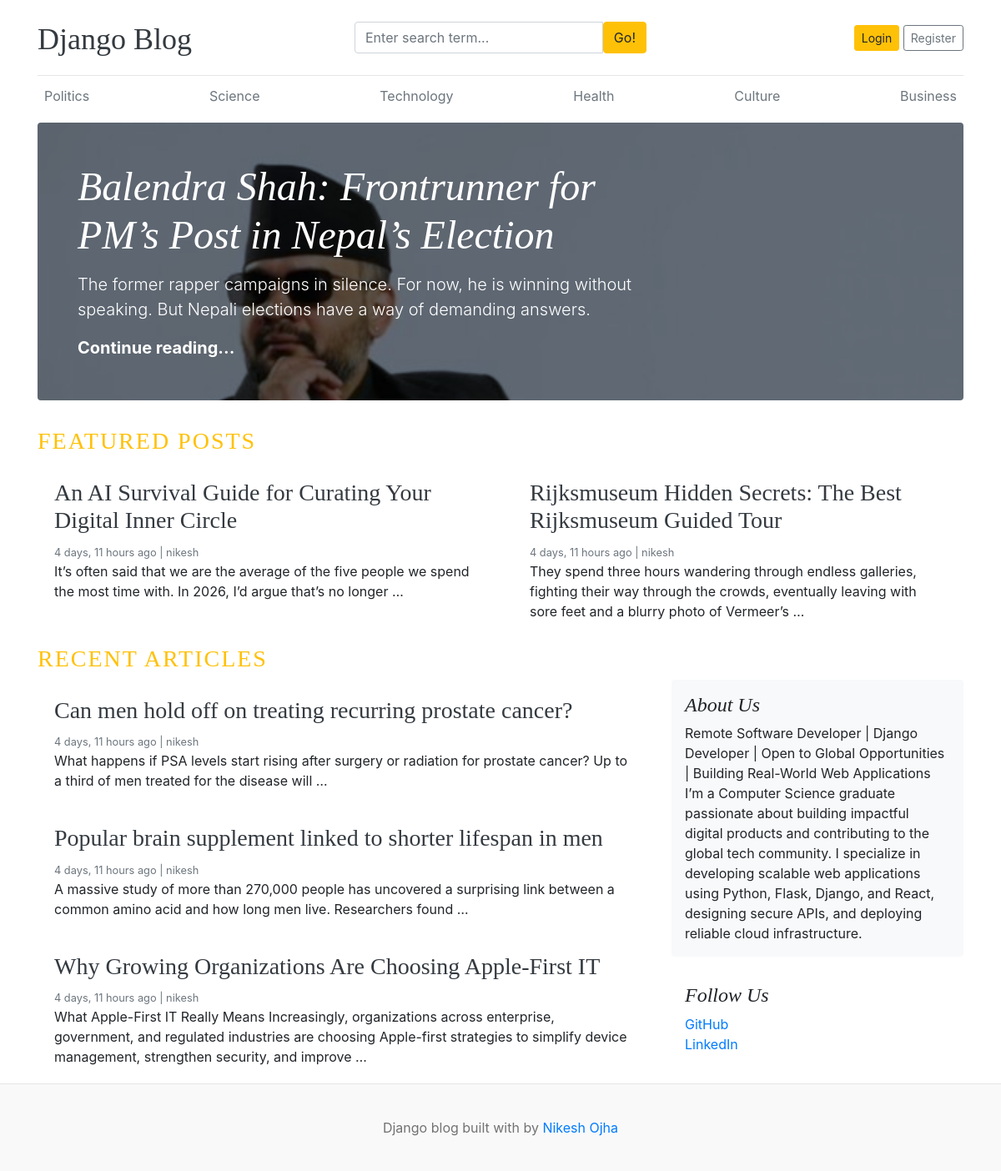
The page / on the database its author committed.
### blogsapp/models.py (models this page shows, shortened)
class Category(models.Model):
    category_name = models.CharField(max_length=100, unique=True)
    created_at = models.DateTimeField(auto_now_add=True)
    updated_at = models.DateTimeField(auto_now=True)
    class Meta:
        verbose_name_plural = "categories"

class Blog(models.Model):
        title = models.CharField(max_length=200)
        slug = models.SlugField(max_length=200, unique=True)
        category = models.ForeignKey(Category, on_delete=models.CASCADE)
        author = models.ForeignKey(User, on_delete=models.CASCADE)
        featured_image = models.ImageField(upload_to='uploads%Y/%m/%d/')
        short_description = models.TextField(max_length=500)
        blog_body = models.TextField(max_length=5000)
        status = models.CharField(max_length=20, choices=STATUS_CHOICES, default="Draft")
        is_featured = models.BooleanField(default=False)
        created_at = models.DateTimeField(auto_now_add=True)
        updated_at = models.DateTimeField(auto_now=True)

### ExtraFeatures/models.py (models this page shows, shortened)
class About(models.Model):
    about_heading = models.CharField(max_length=100)
    about_description = models.TextField(max_length=500)
    created_at = models.DateTimeField(auto_now_add=True)
    updated_at = models.DateTimeField(auto_now=True)
    class Meta:
        verbose_name_plural = 'About'

class SocialLink(models.Model):
    platform = models.CharField(max_length=100)
    url = models.URLField()
    created_at = models.DateTimeField(auto_now_add=True)
    updated_at = models.DateTimeField(auto_now=True)
    class Meta:
        verbose_name_plural = 'Social Links'

### blogproject/views.py (the view)
# urls.py: 2. Add a URL to urlpatterns:  path('', views.home, name='home')
def home(request):
    featured_posts = Blog.objects.filter(is_featured=True, status='Published').order_by('updated_at')
    posts = Blog.objects.filter(is_featured=False, status='Published')
    try:
       about = About.objects.get()
    except:
        about = None
    context = {
       'featured_posts': featured_posts,
        'posts': posts,
        'about': about,
    }
    return render(request, 'home.html', context)

### blogsapp/context_processor.py (called while the page is built)
def get_categories(request):
    categories = Category.objects.all()
    return dict(categories=categories)

def get_social_links(request):
    social_links = SocialLink.objects.all()
    return dict(social_links=social_links)

### templates/home.html
{% extends 'base.html' %}
  {% block content %}
  {% for post in featured_posts %}
    {% if forloop.first %}
    <div class="jumbotron p-3 p-md-5 text-white rounded bg-dark" style="background-image: url({{ post.featured_image.url }});background-blend-mode: overlay;background-size:cover;">
      <div class="col-md-8 px-0">
        <h1 class="display-4 font-italic">{{ post.title }}</h1>
        <p class="lead my-3">{{ post.short_description | truncatewords:25 }}</p>
        <p class="lead mb-0"><a href="{% url 'blogs' post.slug  %}" class="text-white font-weight-bold">Continue reading...</a></p>
      </div>
    </div>
    {% endif %}
  {% endfor %}
  <h3 class="text-uppercase text-warning" style="letter-spacing: 2px;">Featured Posts</h3>
  <div class="row mb-2">
    {% for post in featured_posts %}
      {% if not forloop.first %}
    <div class="col-md-6">
      <div class="card border-0" >
        <div class="card-body">
          <h3><a href="{% url 'blogs' post.slug  %}" class="text-dark">{{ post.title }}</a></h3>
          <small class="mb-1 text-muted">{{ post.created_at | timesince }} ago | {{ post.author }}</small>
          <p class="card-text">{{ post.short_description | truncatewords:25 }}</p>
        </div>
      </div>
    </div>
      {% endif %}
    {% endfor %}
  </div>
  <h3 class="text-uppercase text-warning" style="letter-spacing: 2px;">Recent Articles</h3>
  <main role="main" class="container p-0">
    <div class="row">
      <div class="col-md-8 blog-main">
        {% for post in posts %}
        <div class="card border-0" >
          <div class="card-body">
            <h3> <a href="{% url 'blogs' post.slug  %}" class="text-dark">{{ post.title }}</a></h3>
            <small class="mb-1 text-muted">{{ post.created_at | timesince }} ago | {{ post.author }}</small>
            <p class="card-text">{{ post.short_description | truncatewords:25 }}</p>
          </div>
        </div>
        {% endfor %}
      </div>
      <aside class="col-md-4 blog-sidebar">
        <div class="p-3 mb-3 bg-light rounded">
          <h4 class="font-italic">{{ about.about_heading }}</h4>
          <p class="mb-0">{{ about.about_description }}</p>
        </div>
        {% if social_links %}
        <div class="p-3">
          <h4 class="font-italic">Follow Us</h4>
          <ol class="list-unstyled">
            {% for i in social_links %}
            <li><a href="{{ i.url }}" target="_blank">{{ i.platform }}</a></li>
            {% endfor %}
          </ol>
        </div>
        {% endif %}
      </aside>
    </div>
  </main>
</div>
{% endblock %}

### templates/base.html (shortened to what this page needs)
{% load static %}
<!DOCTYPE html>
<html lang="en">
<head>
    <link href="https://getbootstrap.com/docs/4.0/dist/css/bootstrap.min.css" rel="stylesheet">
    <link href="{% static 'css/blog.css' %}" rel="stylesheet">
    <link rel="stylesheet" href="https://cdnjs.cloudflare.com/ajax/libs/font-awesome/4.7.0/css/font-awesome.min.css">
  </head>
<body>
    <div class="container">
      <header class="blog-header py-3">
        <div class="row flex-nowrap justify-content-between align-items-center">
          <div class="col-4 pt-1">
            <a class="blog-header-logo text-dark" href="/">Django Blog</a>
          </div>
          <div class="col-4">
            <form action="{% url 'search' %}" method="GET">
                 <div class="input-group">
                        <input class="form-control" type="text" name="keyword" value="{{ keyword }}" placeholder="Enter search term..." aria-label="Enter search term..." aria-describedby="button-search" />
                        <button type="submit" class="btn btn-warning" id="button-search" type="button">Go!</button>
                    </div>
              </form>
            </div>
          <div class="col-4 d-flex justify-content-end align-items-center">
            {% if not user.is_authenticated  %}
            <a class="btn btn-sm btn-warning" href= {% url "login" %}>Login</a> &nbsp;
            <a class="btn btn-sm btn-outline-secondary" href="{% url 'register' %}">Register</a>
            {% else %}
          <span><a href="{% url 'dashboard' %}">Dashboard</a></span>
            &emsp;
          <span><a href="{% url 'logout'%}">Logout</a></span>
             {% endif %}
          </div>
        </div>
      </header>
      <div class="nav-scroller py-1 mb-2">
        <nav class="nav d-flex justify-content-between">
          {% for cat in categories %}
          <a class="p-2 text-muted" href="{% url 'posts_by_category' cat.id %}">{{ cat.category_name }}</a>
          {% endfor %}
        </nav>
      </div>
{% block content %}
{% endblock %}
<footer class="blog-footer">
  <p>Django blog built with by <a href="#">Nikesh Ojha</a></p>
</footer>
</body>
</html>

### blogproject/static/css/blog.css (style rules this page uses)
.blog-header { border-bottom: 1px solid #e5e5e5; }
.blog-header-logo { font-family: "Playfair Display", Georgia, "Times New Roman", serif; font-size: 2.25rem; }
h1, h2, h3, h4, h5, h6 { font-family: "Playfair Display", Georgia, "Times New Roman", serif; }
.display-4 { font-size: 2.5rem; }
@media (min-width: 768px) { .display-4 { font-size: 3rem; } }
.blog-footer { padding: 2.5rem 0; color: #727272; text-align: center; background-color: #f9f9f9; border-top: .05rem solid #e5e5e5; }
.blog-footer p:last-child { margin-bottom: 0; }

### rows shown on the page
Category: category_name "Politics"
Category: category_name "Science"
Category: category_name "Technology"
Category: category_name "Health"
Category: category_name "Culture"
Category: category_name "Business"
Blog: featured_image (picture), title "Balendra Shah: Frontrunner for PM’s Post in Nepal’s Election", short_description "The former rapper campaigns in silence. For now, he is winning without speaking. But Nepali elections have a way of demanding answers."
Blog: title "An AI Survival Guide for Curating Your Digital Inner Circle", created_at "4 days, 11 hours", author "nikesh", short_description "It’s often said that we are the average of the five people we spend the most time with. In 2026, I’d argue that’s no longer …"
Blog: title "Rijksmuseum Hidden Secrets: The Best Rijksmuseum Guided Tour", created_at "4 days, 11 hours", author "nikesh", short_description "They spend three hours wandering through endless galleries, fighting their way through the crowds, eventually leaving with sore feet and a blurry photo of Vermeer’s …"
Blog: title "Can men hold off on treating recurring prostate cancer?", created_at "4 days, 11 hours", author "nikesh", short_description "What happens if PSA levels start rising after surgery or radiation for prostate cancer? Up to a third of men treated for the disease will …"
Blog: title "Popular brain supplement linked to shorter lifespan in men", created_at "4 days, 11 hours", author "nikesh", short_description "A massive study of more than 270,000 people has uncovered a surprising link between a common amino acid and how long men live. Researchers found …"
Blog: title "Why Growing Organizations Are Choosing Apple-First IT", created_at "4 days, 11 hours", author "nikesh", short_description "What Apple-First IT Really Means Increasingly, organizations across enterprise, government, and regulated industries are choosing Apple-first strategies to simplify device management, strengthen security, and improve …"
About: about_heading "About Us", about_description "Remote Software Developer | Django Developer | Open to Global Opportunities | Building Real-World Web Applications I’m a Computer Science graduate passionate about building impactful digital products and contributing to the global tech community. I specialize in developing scalable web applications using Python, Flask, Django, and React, designing secure APIs, and deploying reliable cloud infrastructure."
SocialLink: platform "GitHub"
SocialLink: platform "LinkedIn"
